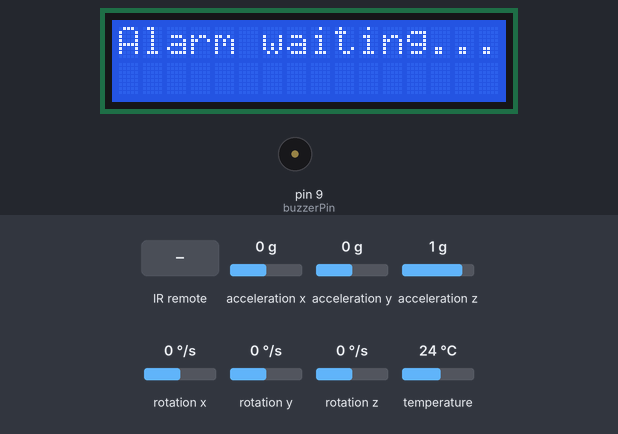
A sketch run on a simulated Arduino Uno, built with avr-gcc and run on an emulated ATmega328P. Parts: 16×2 character LCD, buzzer (waves = sounding). The inputs (shaded band) are chosen by the test bench; at power-on: acceleration x 0 g, acceleration y 0 g, acceleration z 1 g, rotation x 0 °/s, rotation y 0 °/s, rotation z 0 °/s, temperature 24 °C. At 8.5 s the program stops and its outputs stay as they are.

Above: at 1.3 s.
1.4 s: infrared code 0x45 received
At 2.9 s:
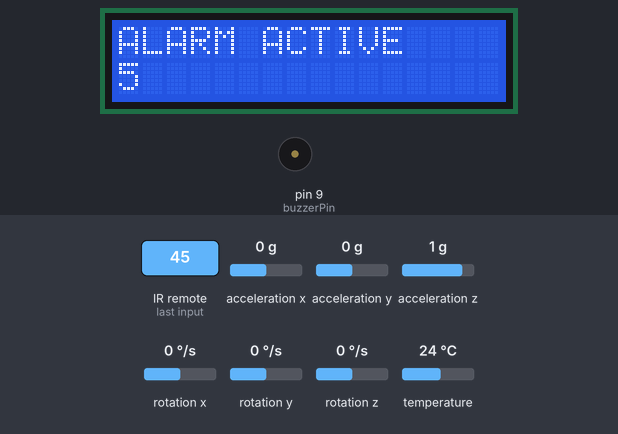
5.5 s: acceleration x set to -1.4 g
At 9.3 s:
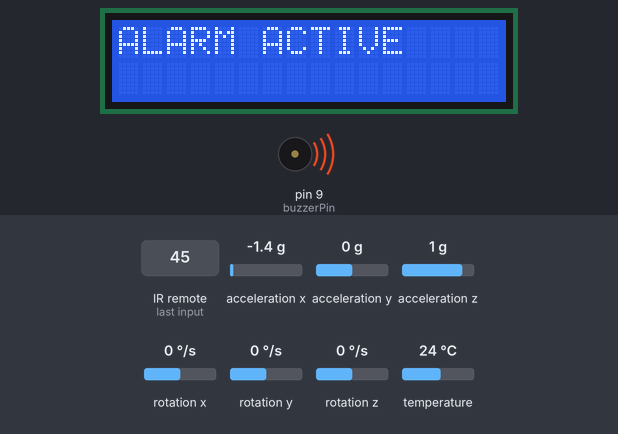
Timing chart, 0 to 10.0 s (numbered marks = the images above; inputs shaded):
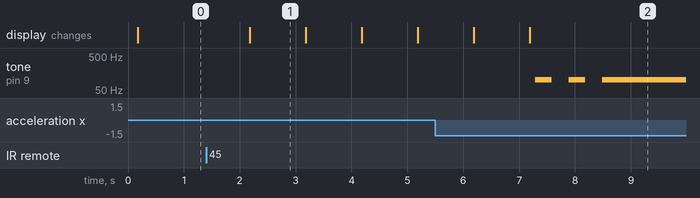

The sketch:

final_project_sketch.ino
```cpp
#include <IRremote.h>       //library for IR remote and receiver
#include <LiquidCrystal.h>  //library for LCD display
#define IR_RECEIVE_PIN 18   //ir sensor data pin should be connected to pin 18

#include <Adafruit_MPU6050.h> //libraries for using the gyro/accel sensor
#include <Adafruit_Sensor.h>
#include <Wire.h>
#define abs(x) ((x)>0?(x):-(x)) //allows for absolute value to be used

float initialXPos = 0;  //defines all the the variables used
float initialYPos = 0;

Adafruit_MPU6050 mpu;

int delayTime = 300;
int i = 3;
int buzzerPin = 9;
volatile int systemStatus = LOW;
volatile int offButton = LOW;
const int interruptPin = 18;
volatile int beepFrequency = 0;  //end of defined variables used for program

const int rs = 12, en = 11, d4 = 5, d5 = 4, d6 = 3, d7 = 2;   //first 2 are pins 12 and 11 (one space apart on LCD) then four blank spaces, then the next four pins.
LiquidCrystal lcd(rs, en, d4, d5, d6, d7); //initialize the LCD display

void interrupt() {  //this is the interrupt function that is called when the interrupt is triggered
  beepFrequency = 0;
  systemStatus = HIGH;
}

void(* resetFunc) (void) = 0;//declare reset function at address 0  //this defines the reset function that resets the program when called


void clear() {    //this function clears the second line of the LCD display
  lcd.setCursor(0, 1);
  lcd.print("");
}

void activate() {   //this functions shows on the LCD that the alarm is active
  lcd.setCursor(0, 0);
  lcd.print("ALARM ACTIVE     ");
}

void countdown(int i) { //this function contains the countdown on the LCD
  lcd.setCursor(0, 1);
  lcd.print(i);
  delay(1000);
}

void alarm() {    //this is the function that is called that sounds the alarm until it is turned off with the remote.
  while(true) {
  if(beepFrequency == 0)    //allows the function to be broken when the remote is pressed
  {
    break;
  }

  tone(buzzerPin, beepFrequency);   //these are simply an annoying beeping noise with the buzzer
  delay(delayTime);
  noTone(buzzerPin);
  delay(delayTime);
  }
}

void setup() {
 // attachInterrupt(digitalPinToInterrupt(21), interrupt, CHANGE);
  IrReceiver.begin(IR_RECEIVE_PIN);   //initializes the ir receiver with the pin it is connected to
  lcd.begin(16, 2);                   //sets the dimensions of the screen for the LCD
  pinMode(8, INPUT);    //this pin is connected to the infared motion sensor
  attachInterrupt(digitalPinToInterrupt(interruptPin), interrupt, FALLING);   //sets the parameters for the interrupt

  delay(10);
  // Try to initialize!
  if (!mpu.begin()) {   //begins intializing the MPU (aka the gyro sensor)
    while (1) {
      delay(10);
    }
  }
  Serial.println("MPU6050 Found!");   //confirms that the MPU is connected

  mpu.setAccelerometerRange(MPU6050_RANGE_8_G);   //all of these functions are all part of the initlization process for the MPU
  mpu.setGyroRange(MPU6050_RANGE_500_DEG);
  mpu.setFilterBandwidth(MPU6050_BAND_21_HZ);

  Serial.println("");
  delay(100);

  sensors_event_t a, g, temp;   //initializes the ability to pull information from the MPU
  mpu.getEvent(&a, &g, &temp);   //pulls the x and y acceleration from the MPU
  initialXPos = abs(a.acceleration.x);  //calibrates the MPU to the current position
  initialYPos = abs(a.acceleration.y);  //calibrates the MPU to the current position
}
void loop() {
  lcd.setCursor(0, 0);
  lcd.print("Alarm waiting...");      //shows alarm waiting until it is turned on
  delay(1000);

  if (IrReceiver.decode()) {

    IrReceiver.resume();
    if(IrReceiver.decodedIRData.command==69) {    //if the power button on the remote is pressed, the following will happen
        activate();     //shows on the screen that the alarm is turning on
      for(i = 5 ; i > 0 ; i--) {
        countdown(i);   //counts down from 5 before activating
      }
      lcd.setCursor(0, 1);
      lcd.print(" ");   //clears the LCD
      systemStatus = LOW;
      beepFrequency = 100;    //sets the frequency for the buzzer
    }

    while (systemStatus == LOW) {   //while the system is turned on do the following
        sensors_event_t a, g, temp;
        mpu.getEvent(&a, &g, &temp);  //pulls the x and y acceleration from the MPU
        delay(100);
      if(abs(a.acceleration.x) > (initialXPos + 0.5) || abs(a.acceleration.y) > (initialYPos + 0.5)) {   //if the detected acceleration more than the resting calibrated acceleration do the following
        alarm();  //sounds the alarm

      }
    }
    if (systemStatus == HIGH) {
      lcd.setCursor(0, 0);
      lcd.print("ALARM OFF       ");  //shows that the alarm has been turned off on the screen
      delay(5000);
      resetFunc();    //resets the whole functions
  }
  }

}
```

Measured:
- after the input at 1.4 s, the display: changes after 0.78 s (image 1)
- after the input at 5.5 s, tone on pin 9 (buzzerPin): alternates 100 Hz for 0.30 s and silent for 0.30 s, 5 changes in all, then stays 100 Hz, starting after 1.8 s
- what the display in image 1 shows lasts 1.0 s, from 2.2 s to 3.2 s
